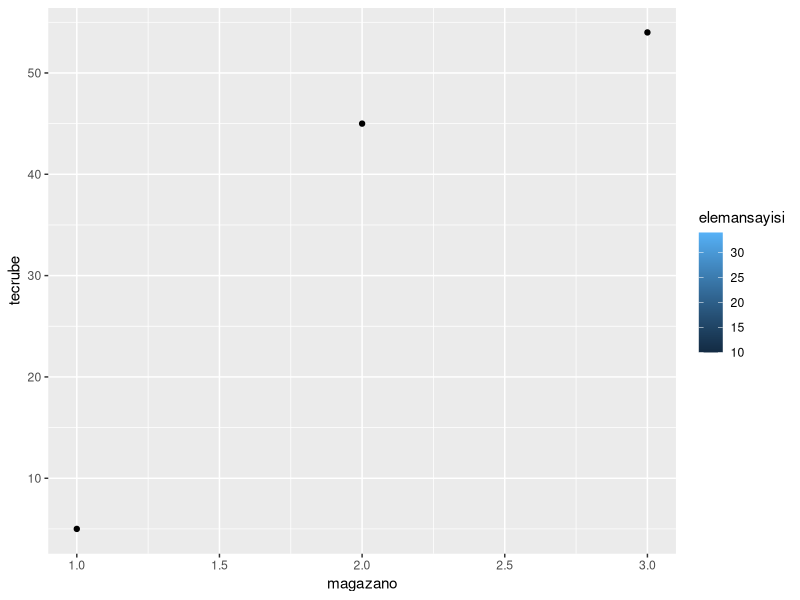

The R source for this figure:
#-----data feme tekrart

#bir adi uzerinde bir girdigin degerleri bir tablos eeklindie sabna sunuyor


df1<-data.frame(
  
  magazano=c(1:3),#birden 3 kadar sayilari sana bu kisma yazmani saglar
  isimler=c("yapay zaka","konyaetliyemek","ankarasimitsarayi"),
  kazanc=c(20,34,63)
  
)

#bu sekilde yaparsan birnci sutuna magazano ikinci sutuna isimleirini ve son sutuna da kazanclari yazar

#str veri tipi ile giridin degerlerin veri tiplerini de yazma imjkanği veriri

str(df1)#hangi degerin ne veri tipinden oldugunu belirtir
summary(df1)#istatislikleri sana gosteriri
dim(df1)#girilen datqafremin boyutunu sana belirtir


df2<-data.frame(
  magazano=c(1:3),
  tecrube=c(5,45,54),
  elemansayisi=c(10,23,34)

)

summary(df2)

merge(df1,df2)#marge donkisyonu ik tane datafremi birlestirir ama degerleri degişken sayilari ayni olmasi lazim

cbind(df1,df2)


#ayrica class içine alirsan da girdegin degein turunu de bulabilirsin

class(df1)

#iste tam da bu sekil yaptiginda girdigin degrin tipini bulabilirsain


library(ggplot2)


ggplot(data = df2,aes(x=magazano,y=tecrube,fill = elemansayisi))+
  geom_point()#bu sekilde sana verilen verilerle bir grafik cizimi yapabilirsin
